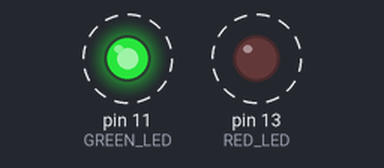
Bench run of a sketch on a simulated Arduino Uno, built with avr-gcc and run on an emulated ATmega328P. On the bench: output pins drawn as LEDs (lit = HIGH). Dashed ring = blinking.

Above: at 0.5 s.
Timing chart, 0 to 4.6 s (numbered marks = the images above):
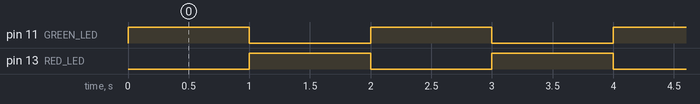

The sketch:

Actual_red_green.ino
```cpp
// Define pin numbers
const int GREEN_LED = 11;
const int RED_LED = 13;

void setup() {
  // Set LED pins as outputs
  pinMode(GREEN_LED, OUTPUT);
  pinMode(RED_LED, OUTPUT);
}

// Function to turn on green LED
void turnOnGreen() {
  digitalWrite(GREEN_LED, HIGH);
  digitalWrite(RED_LED, LOW);
}

// Function to turn on red LED
void turnOnRed() {
  digitalWrite(RED_LED, HIGH);
  digitalWrite(GREEN_LED, LOW);
}

void loop() {
  // You can test the functions here
  // For example:
  turnOnGreen();
  delay(1000);
  turnOnRed();
  delay(1000);
}
```

Measured:
- by itself, pin 11 (GREEN_LED), pin 13 (RED_LED): alternates HIGH for 1.0 s and LOW for 1.0 s
